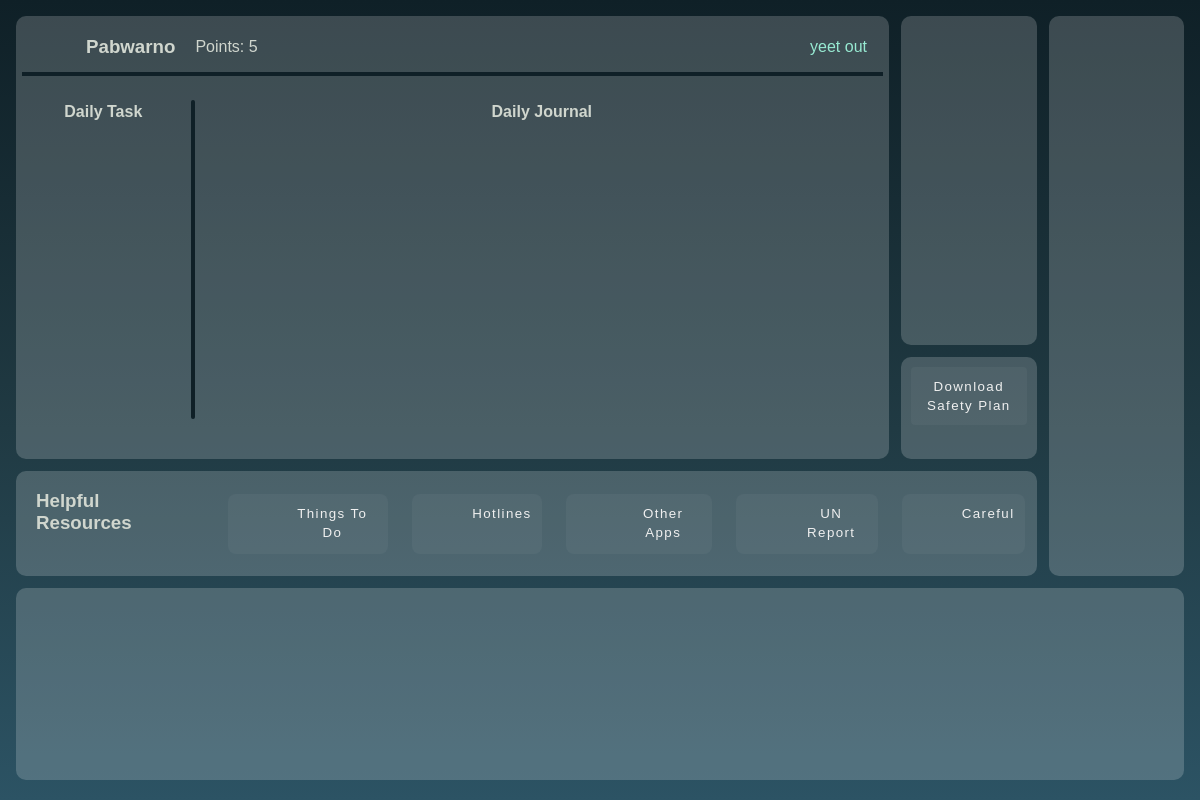
Page / (signed in) on the earlier database version.
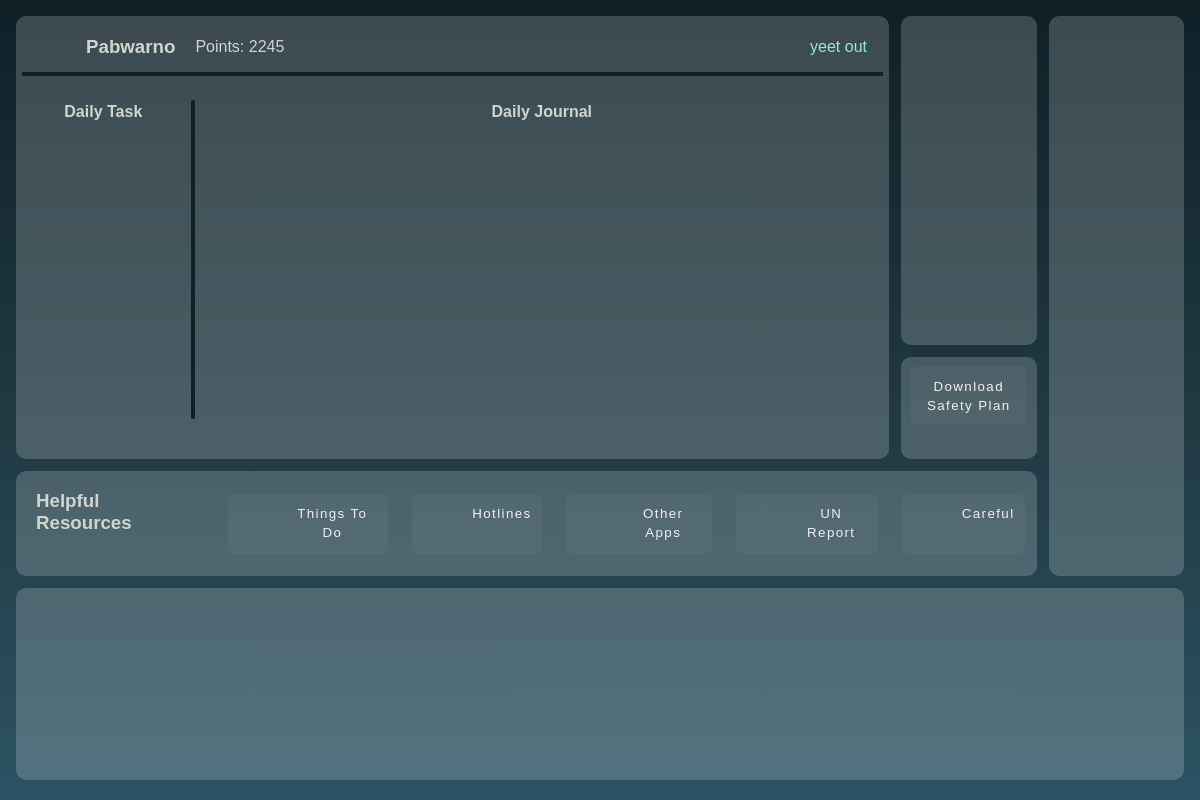
Same page on the later database version.
### user_dashboard/models.py (models this page shows)
class User(AbstractUser):
    email = models.EmailField('email')
    profile_pic = models.ImageField(upload_to=profile_pic_directory_path, blank=True)
    manly_points = models.IntegerField(default=5)

### home/views.py (the view)
# urls.py: path('', views.home, name="home"),
def home(request):
    user = request.user
    if user.is_authenticated:
        context = {
            'user':user
        }
        return render(request, 'home/dashboard.html', context)
    else:
        return render(request,'home/dock_master.html')

### home/templates/home/dashboard.html (shortened to what this page needs)
{% extends "home/starter.html" %}
{% load static %}
{% load compress %}
{% load crispy_forms_tags %}
{% block head %}
    <link type="text/css" rel="stylesheet" href="{% static 'home/css/dashboard.css'%}"></link>
{% endblock %}
{% block body %}
<div class="wrapper">
    <div class="gamification wrapper_child fc">
      <div class="user_nav fr ac">
        <div class="intro_profile fr">
          <object type="image/svg+xml" data="{% static 'icons/user.svg' %}"></object>
          <h3>{{ user.username | title }}</h3>
        </div>
        <div class="manly_points fr ac">
          <p>Points: {{ user.manly_points }} </p>
        </div>
        <div id="logout_BTN" class="fr ac">
          <a class="btn btn-primary btn-lg btn-logout btn-block" href="/logout">yeet out</a>
        </div>
      </div>
      <div id="gamification_internal" class="fr ac">
        <div id="activity_portal" class="fc ac">
          <h4 class="tt_cent"> Daily Task </h4>
        </div>
        <div class="h_border"></div>
        <div id="journal_portal" class="fc ac">
          <h4 class="tt_cent"> Daily Journal </h4>
          <div id="journal_manager"></div>
        </div>
      </div>
    </div>
  <div class="friends wrapper_child">
  </div>
  <div class="five_plan wrapper_child">
    <button onclick="window.open('https://suicidepreventionlifeline.org/wp-content/uploads/2016/08/Brown_StanleySafetyPlanTemplate.pdf')" target="_blank">
    Download Safety Plan
    </button>
  </div>
  <div class="mood_tracker wrapper_child">
    <div id="mood_manager">
    </div>
  </div>
  <div class="resources wrapper_child fr h_cent">
    <div id="resources_tt">
      <h3> Helpful Resources </h3>
    </div>
    <div class="resource_item fr ac">
      <button class="fr" onclick="window.open('https://thoughtcatalog.com/ioana-casapu/2017/06/100-things-you-can-still-do-while-being-depressed-that-will-make-you-feel-better/')">
        <object type="image/svg+xml" data="{% static 'icons/game.svg' %}"></object>
        Things To Do
      </button>
    </div>
    <div class="resource_item fr ac">
      <button class="fr" onclick="window.open('https://www.opencounseling.com/suicide-hotlines')">
        <object type="image/svg+xml" data="{% static 'icons/phone.svg' %}"></object>
        Hotlines
        </button>
    </div>
    <div class="resource_item fr ac">
        <button class="fr" onclick="window.open('https://brkthru.webflow.io/')">
        <object type="image/svg+xml" data="{% static 'icons/layers.svg' %}"></object>
        Other Apps </button>
    </div>
    <div class="resource_item fr ac">
      <button class="fr" onclick="window.open('https://www.who.int/mental_health/suicide-prevention/world_report_2014/en/')">
        <object type="image/svg+xml" data="{% static 'icons/notebook.svg' %}"></object>
        UN Report
        </button>
    </div>
    <div class="resource_item fr ac">
      <button class="fr" onclick="window.open('https://bmcmedicine.biomedcentral.com/articles/10.1186/s12916-019-1461-z')">
      <object type="image/svg+xml" data="{% static 'icons/parking.svg' %}"></object>
      Careful </button>
    </div>
  </div>
  <div class="videos wrapper_child">
      <iframe src="https://www.youtube.com/embed/DegR837ysD4" allow="accelerometer; encrypted-media; gyroscope; picture-in-picture" allowfullscreen></iframe>
      <iframe src="https://www.youtube.com/embed/nG1VpuLFAjA" allow="accelerometer; encrypted-media; gyroscope; picture-in-picture" allowfullscreen></iframe>
      <iframe src="https://www.youtube.com/embed/Na4mDlGTA0s" allow="accelerometer; encrypted-media; gyroscope; picture-in-picture" allowfullscreen></iframe>
      <iframe src="https://www.youtube.com/embed/r9xWmbSSR3Y" allow="accelerometer; encrypted-media; gyroscope; picture-in-picture" allowfullscreen></iframe>
  </div>
</div>
{% endblock %}

Differences in the rows shown:
changed User "Pabwarno": manly_points "5" → "2245"
